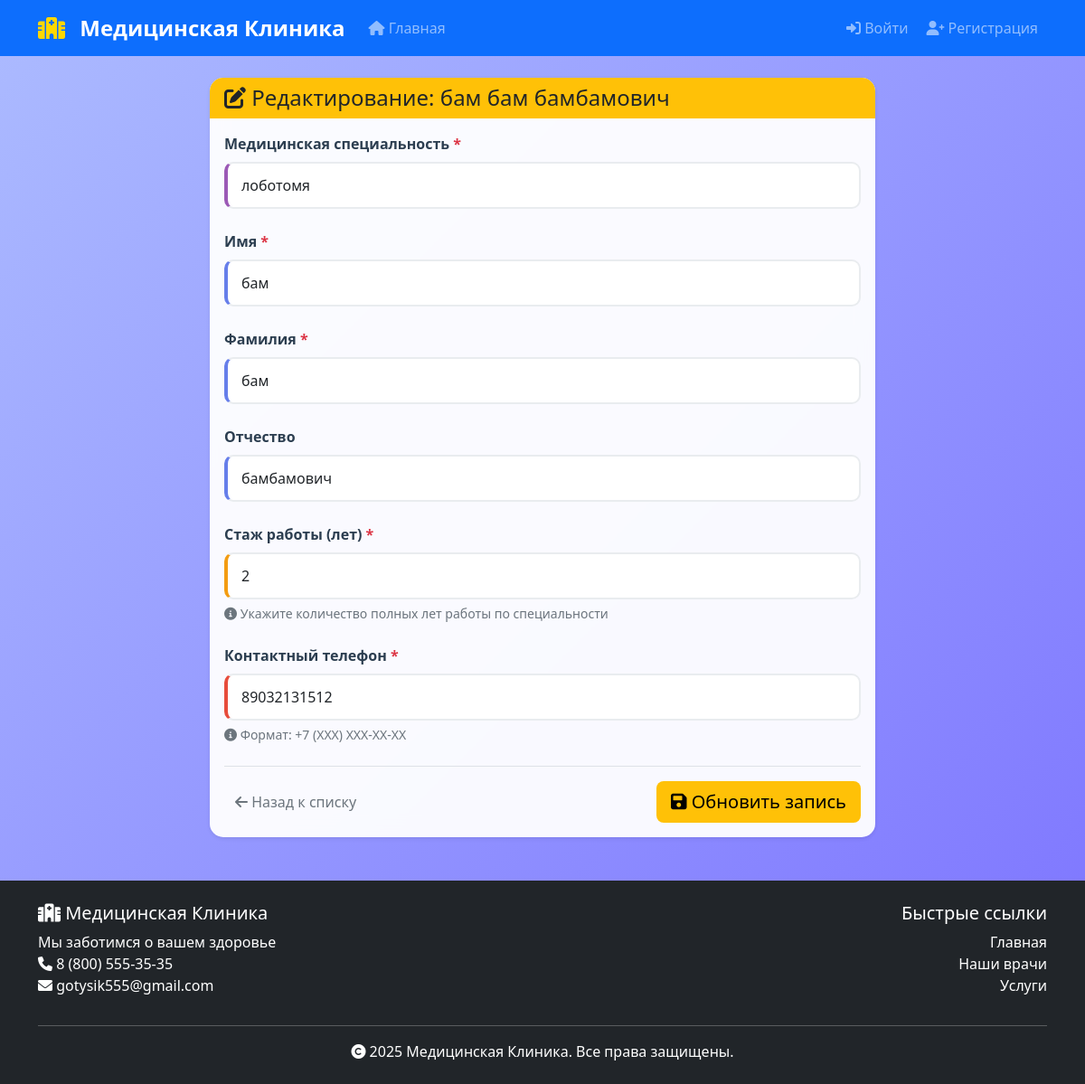
The page /clinic/doctors/1/edit/ on the database its author committed.
### clinic/models.py (models this page shows)
class Doctor(models.Model):
    specialization = models.ForeignKey(Specialization, on_delete=models.CASCADE, verbose_name="Специальность")
    first_name = models.CharField(max_length=50, verbose_name="Имя")
    last_name = models.CharField(max_length=50, verbose_name="Фамилия")
    middle_name = models.CharField(max_length=50, verbose_name="Отчество", blank=True)
    experience = models.IntegerField(verbose_name="Стаж (лет)")
    phone = models.CharField(max_length=20, verbose_name="Телефон")
    class Meta:
        verbose_name = "Врач"
        verbose_name_plural = "Врачи"
    def __str__(self):
        return f"{self.last_name} {self.first_name} {self.middle_name}"

### clinic/views.py (the view)
# urls.py: path('doctors/<int:pk>/edit/', views.doctor_edit, name='doctor_edit'),
def doctor_edit(request, pk):
    doctor = get_object_or_404(Doctor, pk=pk)
    if request.method == 'POST':
        form = DoctorForm(request.POST, instance=doctor)
        if form.is_valid():
            form.save()
            messages.success(request, 'Данные врача успешно обновлены!')
            return redirect('clinic:doctor_detail', pk=doctor.pk)
    else:
        form = DoctorForm(instance=doctor)
    return render(request, 'clinic/doctor_form.html', {
        'form': form,
        'title': f'Редактирование: {doctor}',
        'action_url': 'clinic:doctor_edit',
        'object': doctor
    })

### clinic/models.py (called while the page is built)
    def __str__(self):
        return self.name

### templates/clinic/doctor_form.html (shortened to what this page needs)
{% extends 'clinic/base_form.html' %}
{% block content %}
{% with back_url='clinic:doctor_detail' %}
{{ block.super }}
{% endwith %}
{% endblock %}

### templates/clinic/base_form.html (shortened to what this page needs)
{% extends 'base.html' %}
{% block content %}
<div class="row justify-content-center">
    <div class="col-md-10 col-lg-8">
        <div class="card shadow-sm">
            <div class="card-header {% if object %}bg-warning text-dark{% else %}bg-success text-white{% endif %}">
                <h4 class="card-title mb-0">
                    {% if object %}
                        <i class="fas fa-edit"></i> {{ title }}
                    {% else %}
                        <i class="fas fa-plus-circle"></i> {{ title }}
                    {% endif %}
                </h4>
            </div>
            <div class="card-body">
                <form method="post">
                    {% for field in form %}
                        <div class="mb-4">
                            <label for="{{ field.id_for_label }}" class="form-label fw-bold">
                                {{ field.label }}
                                {% if field.field.required %}
                                    <span class="text-danger">*</span>
                                {% endif %}
                            </label>
                            {{ field }}
                            {% if field.help_text %}
                                <div class="form-text text-muted">
                                    <i class="fas fa-info-circle"></i> {{ field.help_text }}
                                </div>
                            {% endif %}
                        </div>
                    {% endfor %}
                    <div class="d-flex justify-content-between align-items-center mt-4 pt-3 border-top">
                        <a href="{% url 'clinic:specialization_list' %}" class="btn btn-outline-secondary">
                            <i class="fas fa-arrow-left"></i> Назад к списку
                        </a>
                        <button type="submit" class="btn {% if object %}btn-warning{% else %}btn-success{% endif %} btn-lg">
                            <i class="fas fa-save"></i>
                            {% if object %}Обновить{% else %}Создать{% endif %} запись
                        </button>
                    </div>
                </form>
            </div>
        </div>
    </div>
</div>
{% endblock %}

### static/css/style.css (style rules this page uses)
:root { --primary-color: #2c3e50; --secondary-color: #3498db; --success-color: #27ae60; --danger-color: #e74c3c; --warning-color: #f39c12; --info-color: #17a2b8; --light-color: #ecf0f1; --dark-color: #2c3e50; }
body { font-family: 'Segoe UI', Tahoma, Geneva, Verdana, sans-serif; background: linear-gradient(135deg, #acbbff 0%, #7c73ff 100%); min-height: 100vh; }
.card { border: none; border-radius: 15px; box-shadow: 0 5px 15px rgba(0, 0, 0, 0.1); transition: all 0.3s ease; background: rgba(255, 255, 255, 0.95); backdrop-filter: blur(10px); }
.card-header { border-radius: 15px 15px 0 0 !important; border: none; font-weight: 600; }
.btn { border-radius: 8px; font-weight: 500; transition: all 0.3s ease; border: none; position: relative; overflow: hidden; }
.btn::before { content: ''; position: absolute; top: 0; left: -100%; width: 100%; height: 100%; background: linear-gradient(90deg, transparent, rgba(255, 255, 255, 0.2), transparent); transition: left 0.5s; }
.mb-4 { margin-bottom: 1.5rem !important; }
.mt-4 { margin-top: 1.5rem !important; }

### static/css/forms.css (style rules this page uses)
.form-control, .form-select { border-radius: 10px; border: 2px solid #e9ecef; padding: 12px 15px; font-size: 1rem; transition: all 0.3s ease; background: rgba(255, 255, 255, 0.9); }
.form-label { font-weight: 600; color: #2c3e50; margin-bottom: 8px; font-size: 1rem; }
.form-text { font-size: 0.875rem; color: #6c757d; margin-top: 5px; }
.form-control[name="name"], .form-control[name="number"], .form-control[id*="name"] { border-left: 4px solid #667eea !important; }
.form-control[type="date"], .form-control[type="time"], .form-control[type="datetime-local"], .form-control[name="experience"], .form-control[name="duration"] { border-left: 4px solid #f39c12 !important; }
.form-control[type="tel"], .form-control[name="phone"] { border-left: 4px solid #e74c3c !important; }
.form-select { border-left: 4px solid #9b59b6 !important; }

### rows shown on the page
Doctor: form "лоботомя" "бам" "бам" "бамбамович" "2" "89032131512"

### other values the page prints
{{ title }} "Редактирование: бам бам бамбамович"
{{ field.label }} "Медицинская специальность" "Имя" "Фамилия" "Отчество" "Стаж работы (лет)" "Контактный телефон"
{{ field.help_text }} "Укажите количество полных лет работы по специальности" "Формат: +7 (XXX) XXX-XX-XX"
